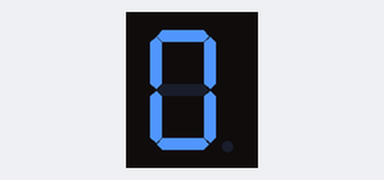
The sketch below on a simulated Arduino Uno, built with avr-gcc and run on an emulated ATmega328P. Parts: 1-digit seven-segment display. Wiring (inferred from the names in the program): 1-digit 7-segment display, segments lit when HIGH: segments pin 2, pin 3, pin 4, pin 5, pin 6, pin 7, pin 8, pin 9. The segment pins are drawn as the display they are named for.

Above: at 0.1 s.
At 5.6 s:
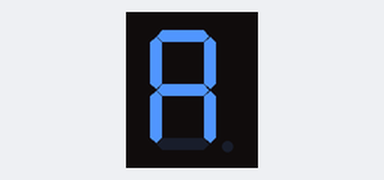
At 8.1 s:
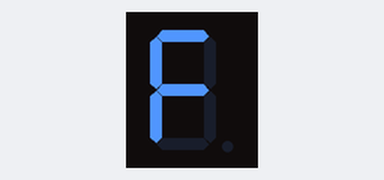
At 10.1 s:
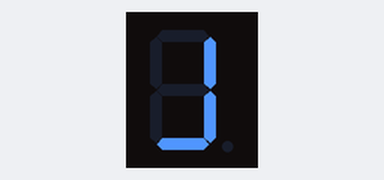
At 12.1 s:
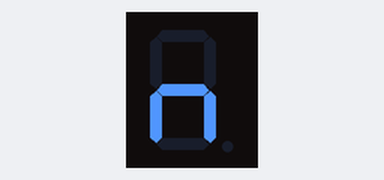
At 16.6 s:
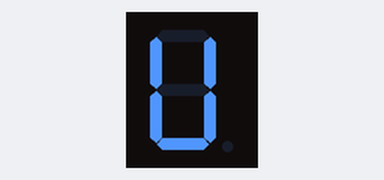

Measured:
- by itself, everything shown: repeats every 19.0 s, in 37 steps
- what the display in image 1 shows lasts 0.5 s, from 5.5 s to 6.0 s
- what the display in image 5 shows lasts 1.0 s, from 16.5 s to 17.5 s

The sketch:

sevenSegComonCathode.ino
```cpp
int segmento[8] = {2, 3, 4, 5, 6, 7, 8, 9};  // Pines D2 a D9

// función para asignar HIGH o LOW a cada segmento (LOW enciende el segmento y HIGH lo apaga)
void SEGMENTO(int A, int B, int C, int D, int E, int F, int G, int DP) {
  int valores[] = {A, B, C, D, E, F, G, DP};

  for (int i = 0; i < 8; i++) {
    digitalWrite(segmento[i], valores[i]);
  }
}

void setup() {
  // Configurar los pines como OUTPUT
  for (int i = 0; i < 8; i++) {
    pinMode(segmento[i], OUTPUT);
  }

  Serial.begin(9600);
}

// Configuración de los valores para cada número o letra en el display
const int configuraciones[38][8] = {
  {1, 1, 1, 1, 1, 1, 0, 0}, // 0
  {0, 1, 1, 0, 0, 0, 0, 0}, // 1
  {1, 1, 0, 1, 1, 0, 1, 0}, // 2
  {1, 1, 1, 1, 0, 0, 1, 0}, // 3
  {0, 1, 1, 0, 0, 1, 1, 0}, // 4
  {1, 0, 1, 1, 0, 1, 1, 0}, // 5
  {1, 0, 1, 1, 1, 1, 1, 0}, // 6
  {1, 1, 1, 0, 0, 0, 0, 0}, // 7
  {1, 1, 1, 1, 1, 1, 1, 0}, // 8
  {1, 1, 1, 1, 0, 1, 1, 0}, // 9
  {0, 0, 0, 0, 0, 0, 0, 1}, // 10 .
  {1, 1, 1, 0, 1, 1, 1, 0}, // 11 A
  {0, 0, 1, 1, 1, 1, 1, 0}, // 12 b
  {0, 0, 0, 1, 1, 0, 1, 0}, // 13 c
  {0, 1, 1, 1, 1, 0, 1, 0}, // 14 d
  {1, 0, 0, 1, 1, 1, 1, 0}, // 15 E
  {1, 0, 0, 0, 1, 1, 1, 0}, // 16 F
  {1, 0, 1, 1, 1, 1, 1, 0}, // 17 G
  {0, 1, 1, 0, 1, 1, 1, 0}, // 18 H
  {0, 0, 0, 0, 1, 1, 0, 0}, // 19 I
  {0, 1, 1, 1, 0, 0, 0, 0}, // 20 J
  {0, 1, 0, 0, 1, 1, 1, 0}, // 21 k
  {0, 0, 0, 1, 1, 1, 0, 0}, // 22 L
  {1, 1, 1, 0, 1, 1, 0, 0}, // 23 M
  {0, 0, 1, 0, 1, 0, 1, 0}, // 24 n
  {1, 0, 1, 0, 1, 0, 1, 0}, // 25 ñ
  {0, 0, 1, 1, 1, 0, 1, 0}, // 26 o
  {1, 1, 0, 0, 1, 1, 1, 0}, // 27 P
  {1, 1, 1, 0, 0, 1, 1, 0}, // 28 q
  {0, 0, 0, 0, 1, 0, 1, 0}, // 29 r
  {1, 0, 1, 1, 0, 1, 1, 0}, // 30 s
  {1, 0, 0, 0, 1, 1, 0, 0}, // 31 t
  {0, 0, 1, 1, 1, 0, 0, 0}, // 32 u
  {0, 1, 1, 1, 1, 1, 0, 0}, // 33 V
  {0, 1, 1, 1, 1, 1, 0, 0}, // 34 W
  {0, 1, 1, 0, 1, 1, 1, 0}, // 35 X
  {0, 1, 1, 1, 0, 1, 1, 0}, // 36 Y
  {1, 1, 0, 1, 1, 0, 1, 0}  // 37 Z
};
void mostrarNumero(int numero) {
  for (int i = 0; i < 8; i++) {
    digitalWrite(segmento[i], configuraciones[numero][i]);
  }
}

void loop() {


//descomentar el for para mostrar todos los numeros de a uno
 for (int i = 0; i < 38; i++) {
    mostrarNumero(i);
    delay(500);
  }


//mostrarNumero(5);
//delay(500);

}
```
